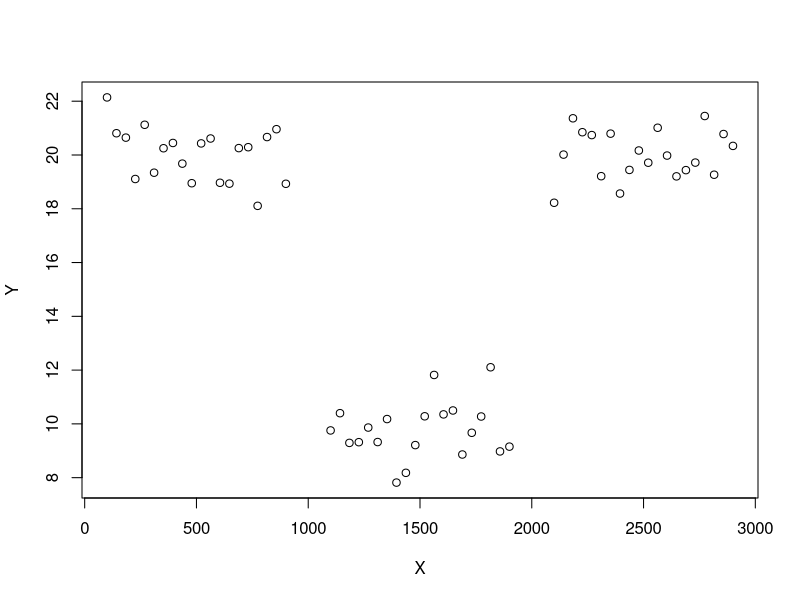
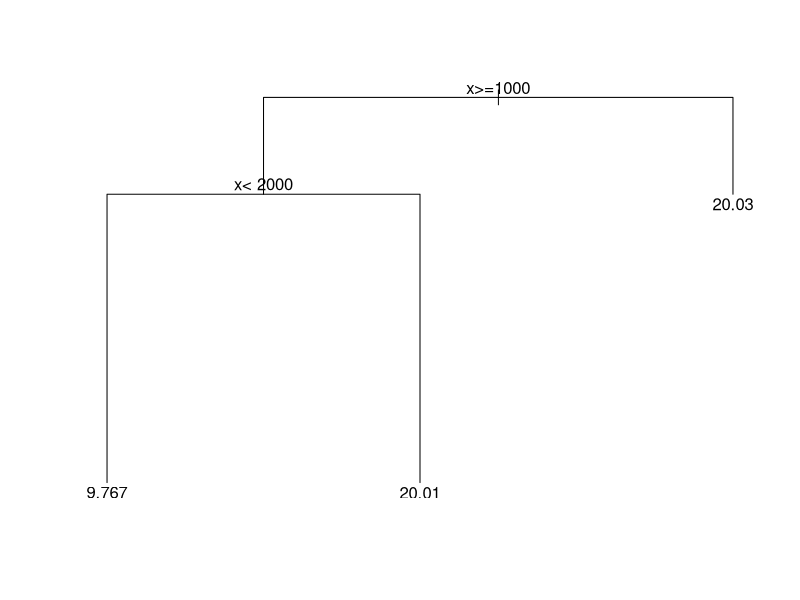

The R source for these figures, in order:
library(rpart)
seglength <- 1000 
delta <- 100 
segpoints <- 20 
yref <- 10
df <- data.frame("x"=numeric(),"y"=numeric())
# Generate the synthetic dataset and plot it 
for(i in c(0:2)){
  xvals = seq(i*seglength+delta,(i+1)*seglength-delta,length.out = segpoints)
  ybase = if(i==1) yref else 2*yref
  yvals = ybase + rnorm(segpoints)
  newrows = cbind(xvals,yvals)
  df = rbind(df,newrows)
  
}


names(df) <- c('x','y')
plot(df$x,df$y,ylab = 'Y',xlab = 'X')

#Construct the decision tree and plot the tree
dftree = rpart(y~x,data=df,method = 'anova')
plot(dftree)
text(dftree)
